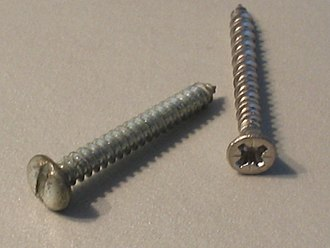
#> input picture TAREA4/tornillos.jpg, 330 x 248 px
$ python COD1.py
#> lines starting #> are read from the running program, lines starting #| are printed output that depends on the picture; after the words box and inside, x2 and y2 are one past the last pixel; in counts of white or black regions, pixels touching at a corner belong together
import cv2
import numpy as np

# Cargar imagen
imagen = cv2.imread("tornillos.jpg")
#> imagen is the input picture: shape (248, 330, 3); mean B, G, R 130, 143.6, 154.1
original = imagen.copy()

# Escala de grises
gris = cv2.cvtColor(imagen, cv2.COLOR_BGR2GRAY)
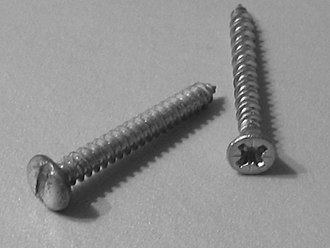
#> gris: shape (248, 330); min 1, max 254, mean 145.2

# Suavizado
blur = cv2.GaussianBlur(gris,(5,5),0)

# Umbral automático
_, binaria = cv2.threshold(blur,0,255,
                           cv2.THRESH_BINARY_INV + cv2.THRESH_OTSU)
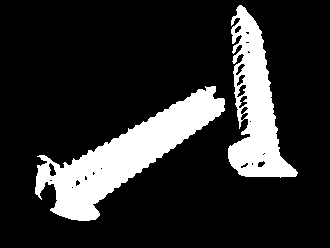
#> binaria: shape (248, 330); 17.3% white; 2 white regions, box (x1, y1, x2, y2) and area: (35, 86, 225, 221) 8482, (228, 5, 298, 178) 5660

# Eliminar ruido pequeño
kernel = np.ones((3,3),np.uint8)
procesada = cv2.morphologyEx(binaria, cv2.MORPH_OPEN, kernel, iterations=1)
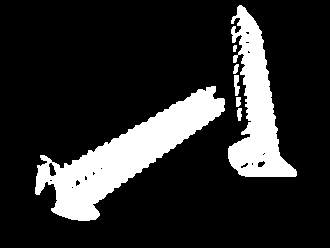
#> procesada: shape (248, 330); 17.1% white; 7 white regions

# Buscar contornos
contornos,_ = cv2.findContours(procesada,
                               cv2.RETR_EXTERNAL,
                               cv2.CHAIN_APPROX_SIMPLE)
#> contornos = 7 contours, 1 with area under 20; largest, box (x1, y1, x2, y2) and area: (35, 86, 225, 221) 8255, (228, 5, 297, 177) 5068, (234, 75, 240, 96) 65, (237, 108, 242, 121) 36, (236, 97, 241, 107) 32, (233, 64, 239, 74) 28

area_min = 300
conteo = 0

for c in contornos:

    area = cv2.contourArea(c)

    if area > area_min:

        conteo += 1

        x,y,w,h = cv2.boundingRect(c)

        cv2.rectangle(imagen,(x,y),(x+w,y+h),(0,255,0),2)
#> this loop made 7 passes
#> (area, conteo, x, y, w, h) on passes 3, 7: (8255, 1, 35, 86, 190, 135), (5067.5, 2, 228, 5, 69, 172)
#> area on passes 1, 2, 4, 5: 36.5, 32, 65, 28
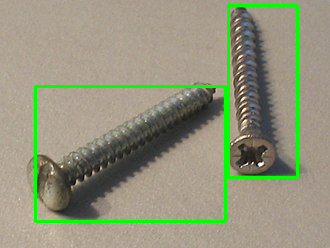
#> imagen: shape (248, 330, 3); 4.14% of pixels changed, all inside (x1, y1, x2, y2) = (34, 4, 299, 223)
#> after the loop, conteo = 2

# Resultados
print("Imagen: tornillos.jpg")
print("Area minima:",area_min)
print("Numero de tornillos:",conteo)
#| Numero de tornillos: 2

# Mostrar imágenes
cv2.imshow("Original",original)
cv2.imshow("Procesada",procesada)
cv2.imshow("Etiquetada",imagen)

cv2.waitKey(0)
cv2.destroyAllWindows()
